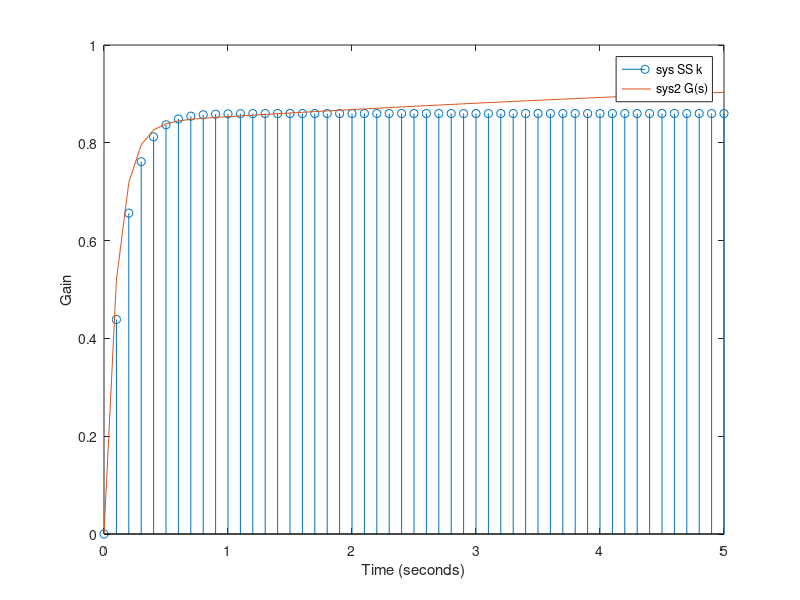

Write the MATLAB code that produced this figure.
% parte 2, trab cdsd
% ss discreto

close all
clc
clear
w = 0.9982
Tau_alpha = 8.1053
Tsampling = 60
z = 4.8715

k = 0:0.1:5 % one by one

% u = [one(2,1) zeros(2, length(k)-1)] % impulse
stepAmplitude = 1
u = stepAmplitude .* ones(2,length(k)) % step

a1=2*z*w; a2=w^2; b1=w^2*Tau_alpha; b2=w^2;

A = [0 1; (-1-Tsampling*a1-Tsampling^2*a2) (2-Tsampling*a1)];
B = [0 0; (Tsampling^2*b2-Tsampling*b1) (Tsampling*b1)];
C = [1 0; 0 0];
D = zeros(2);

sys = ss(A,B,C,D)

[y, k1] = lsim(sys, u, k)

%subplot(1,2,1)

stem(k1,y(:,1))

hold on;

t = 0:0.1:5;

s=tf('s');

num = [w^2*Tau_alpha w^2];
den = [1, 2*z*w, w^2];

gs = tf(num,den);

us=1; % step
u1 = stepAmplitude .* ones(1,length(t)) % step

sys2=gs*us;

%subplot(1,2,2)

[y1, t1] = lsim(sys2, u1, t)

plot(t1,y1)

ylabel("Gain")
xlabel("Time (seconds)")

legend("sys SS k","sys2 G(s)")

